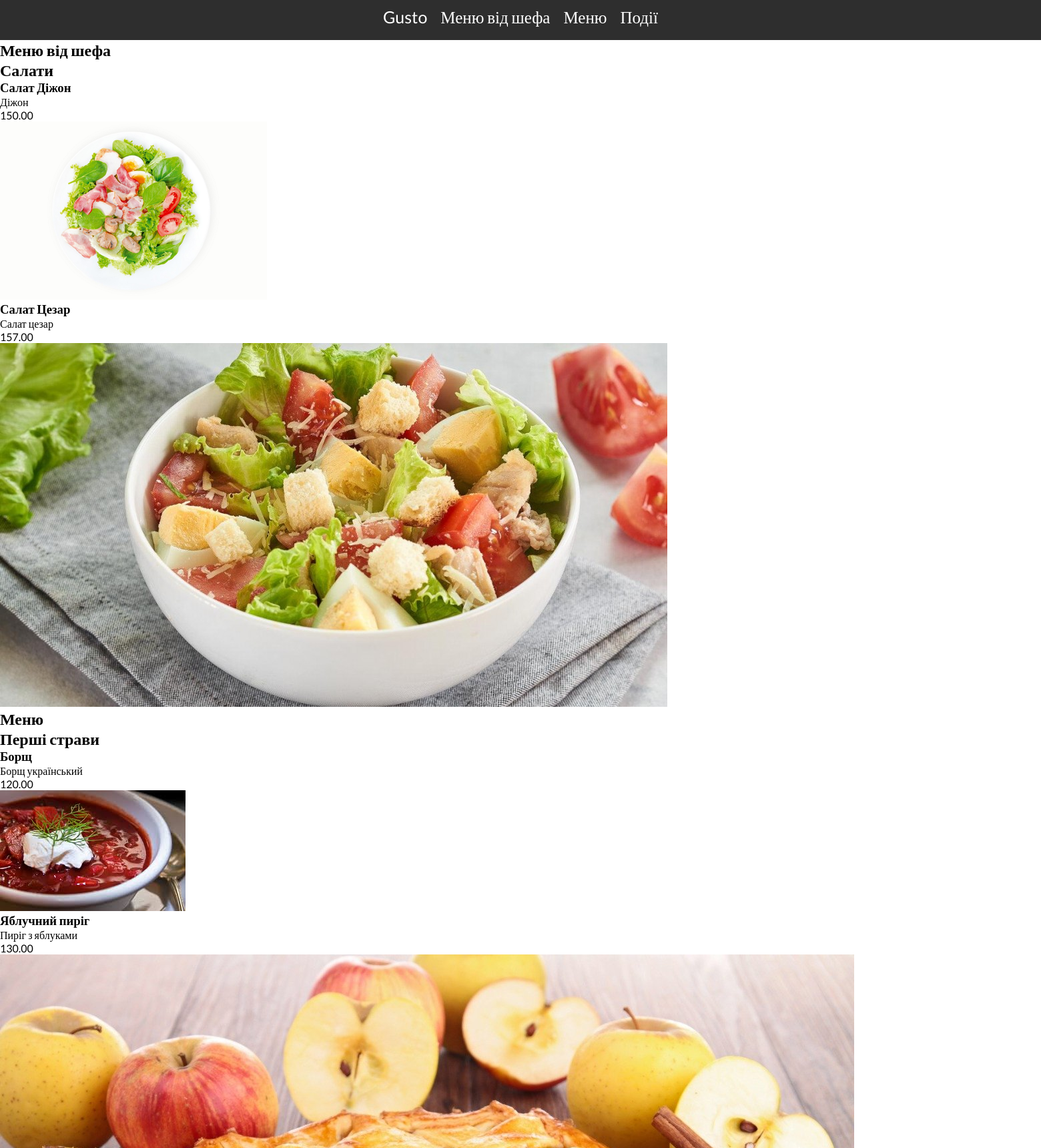
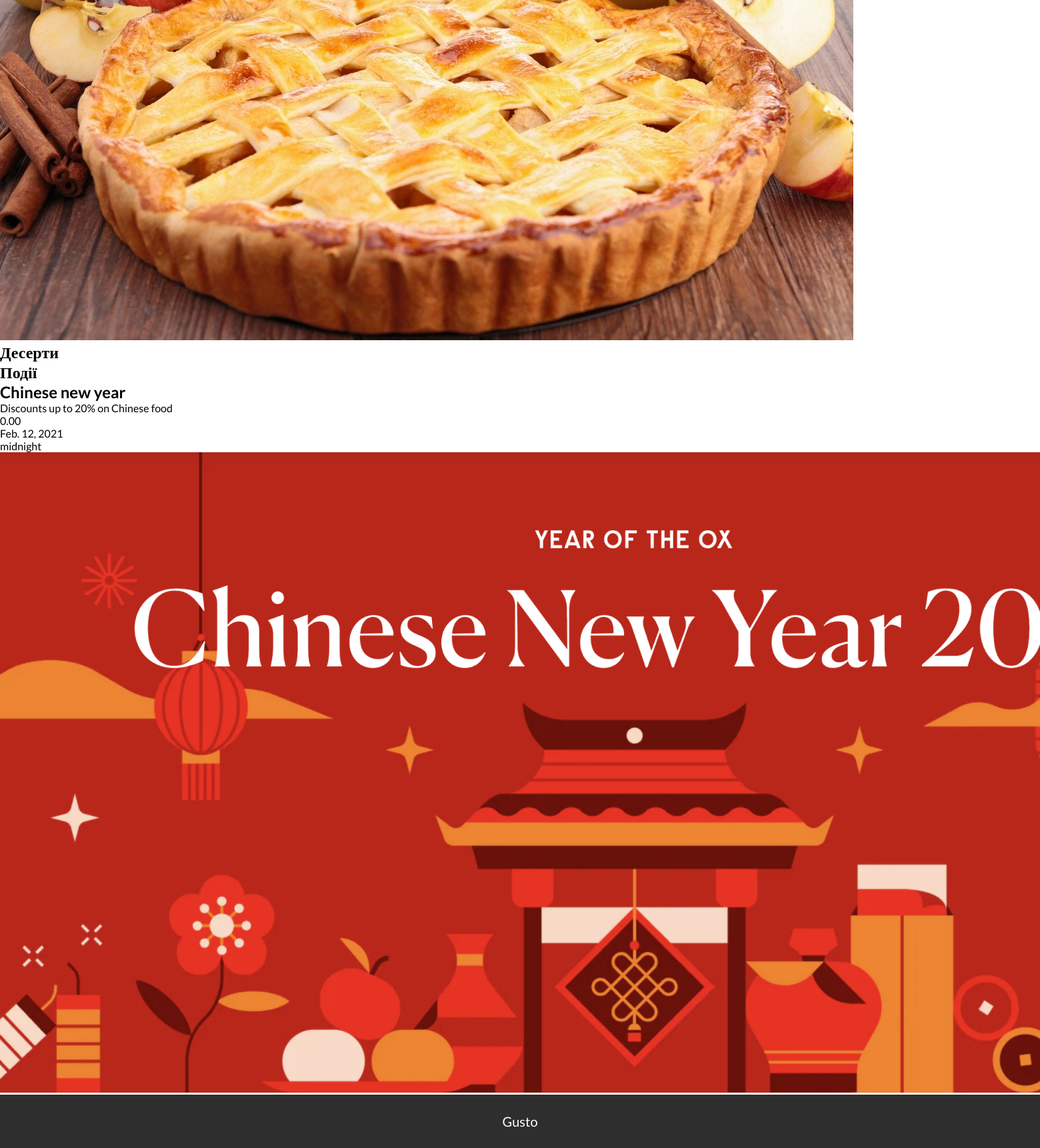
The page / on the database its author committed (2 pictures, top to bottom).
### main_gusto/models.py (models this page shows, shortened)
class Category(models.Model):
    title = models.CharField(max_length=50)
    category_order = models.IntegerField()
    is_visible = models.BooleanField(default=True)
    is_special = models.BooleanField(default=False)

class Dishes(models.Model):
    def get_file_name_dishes(self, filename):
        ext = filename.split('.')[-1]
        filename = f'{uuid4()}.{ext}'
        return os.path.join('images/dishes/', filename)
    title = models.CharField(max_length=50)
    price = models.DecimalField(max_digits=7, decimal_places=2)
    is_visible = models.BooleanField(default=True)
    description = models.CharField(max_length=300, null=True)
    photo = models.ImageField(upload_to=get_file_name_dishes)
    category = models.ForeignKey(Category, on_delete=models.CASCADE)

class Event(models.Model):
    def get_file_name_events(self, filename):
        ext = filename.split('.')[-1]
        filename = f'{uuid4()}.{ext}'
        return os.path.join('images/events/', filename)
    title = models.CharField(max_length=50)
    photo = models.ImageField(upload_to=get_file_name_events)
    description = models.TextField(null=True)
    event_date = models.DateField()
    event_time = models.TimeField()
    price = models.DecimalField(max_digits=7, decimal_places=2)

### main_gusto/views.py (the view)
# urls.py: path('', main, name='main'),
def main(request):
    banners = Banners.objects.filter(is_visible=True)
    special_categories = Category.objects.filter(
        is_visible=True).filter(is_special=True).order_by('category_order')
    for item in special_categories:
        item.dishes = Dishes.objects.filter(category=item.pk)
    categories = Category.objects.filter(
        is_visible=True).filter(is_special=False).order_by('category_order')
    for item in categories:
        item.dishes = Dishes.objects.filter(category=item.pk)
    events = Event.objects.filter(event_date__gte=datetime.date.today())
    return render(request, 'index.html', context={'categories': categories, 'special_categories': special_categories, 'events': events, 'banners': banners, })

### main_gusto/templates/index.html (shortened to what this page needs)
{% extends 'mainPage.html' %} {% block content %}
<section id="special_menu">
    <h1>Меню від шефа</h1>
    <div class="container">
        <div class="row">
            {% for item in special_categories %}
            <div>
                <h2>{{item.title}}</h2>
                {% for dishes in item.dishes %}
                <div>
                    <h3>{{dishes.title}}</h3>
                    <div><p>{{dishes.description}}</p></div>
                    <div><p>{{dishes.price}}</p></div>
                    <div>
                        <img src="{{dishes.photo.url}}" alt="Photo of dish" />
                    </div>
                </div>
                {% endfor %}
            </div>
            {% endfor %}
        </div>
    </div>
</section>
<section id="menu">
    <h1>Меню</h1>
    <div class="container">
        <div class="row">
            {% for item in categories %}
            <div>
                <h2>{{item.title}}</h2>
                {% for dishes in item.dishes %}
                <div>
                    <h3>{{dishes.title}}</h3>
                    <div><p>{{dishes.description}}</p></div>
                    <div><p>{{dishes.price}}</p></div>
                    <div>
                        <img src="{{dishes.photo.url}}" alt="Photo of dish" />
                    </div>
                </div>
                {% endfor %}
            </div>
            {% endfor %}
        </div>
    </div>
</section>
<section section id="events">
    <h1>Події</h1>
    <div class="container">
        <div class="row">
            {% for item in events %}
            <div>
                <h2>{{item.title}}</h2>
                <div><p>{{item.description}}</p></div>
                <div><p>{{item.price}}</p></div>
                <div><p>{{item.event_date}}</p></div>
                <div><p>{{item.event_time}}</p></div>
                <div>
                    <img src="{{item.photo.url}}" alt="Photo of event" />
                </div>
            </div>
            {% endfor %}
        </div>
    </div>
</section>
{% endblock %}

### static/css/styles.css (style rules this page uses)
* { padding: 0; margin: 0; box-sizing: border-box; font-family: Lato; }

### rows shown on the page
Category: title "Салати"
Dishes: title "Салат Діжон", description "Діжон", price "150.00", photo (picture)
Dishes: title "Салат Цезар", description "Салат цезар", price "157.00", photo (picture)
Category: title "Перші страви"
Dishes: title "Борщ", description "Борщ український", price "120.00", photo (picture)
Dishes: title "Яблучний пиріг", description "Пиріг з яблуками", price "130.00", photo (picture)
Category: title "Десерти"
Event: title "Chinese new year", description "Discounts up to 20% on Chinese food", price "0.00", event_date "Feb. 12, 2021", event_time "midnight", photo (picture)
